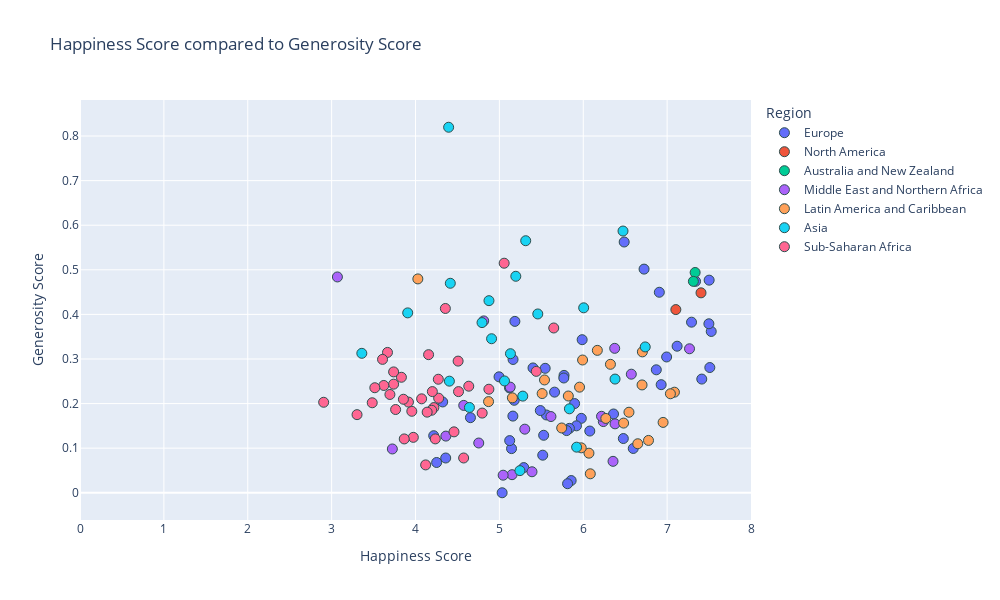

The cell this chart's notebook holds for it:
### Code cell
#happiness score vs generosity

#establish x and y values
x_values = csv_2016_restructured["Score"]
y_values = csv_2016_restructured["Generosity"]

#px.scatter
fig = px.scatter(csv_2016_restructured, x_values, y_values, color="Region", hover_name="Country",
                range_x=[0,8], title="Happiness Score compared to Generosity Score",
                width= 1000, height =600) # use trendline="ols" to see all lin reg equations

#set axes labels
fig.update_xaxes(title_text='Happiness Score')
fig.update_yaxes(title_text='Generosity Score')


#formatting
#marker size and colors
fig.update_traces(marker=dict(size=10,
                              line=dict(width=1, 
                                        color='DarkSlateGrey')))

#linear regression
#use linregress from dependencies to inplement linear regression
(slope, intercept, rvalue, pvalue, stderr) = linregress(x_values, y_values)
regress_values = x_values * slope + intercept

#print out all variables calculated above (rvalue, pvalue...)
print(f"slope:{round(slope, 2)}")
print(f"intercept:{round(intercept,2)}")
res = sts.linregress(x_values, y_values)
print(f"R-squared: {res.rvalue**2:.4f}")


#print out line eq for reference
line_eq = (f"y={round(slope, 2)}x + {round(intercept, 2)}")
print(line_eq)

fig.show()

### Figure 1 — Plotly figure (JSON) as saved in the notebook; plotly's stock layout.template omitted (floating-point values rounded to 4 significant figures)
{"data": [{"hovertemplate": "<b>%{hovertext}</b><br><br>Region=Europe<br>Score=%{x}<br>Generosity=%{y}<extra></extra>", "hovertext": ["Denmark", "Switzerland", "Iceland", "Norway", "Finland", "Netherlands", "Sweden", "Austria", "Germany", "Belgium", "Ireland", "Luxembourg", "United Kingdom", "Czech Republic", "Malta", "France", "Spain", "Slovakia", "Uzbekistan", "Italy", "Kazakhstan", "Moldova", "Russia", "Poland", "Lithuania", "Belarus", "North Cyprus", "Slovenia", "Turkmenistan", "Latvia", "Cyprus", "Romania", "Estonia", "Croatia", "Kosovo", "Azerbaijan", "Kyrgyzstan", "Serbia", "Bosnia and Herzegovina", "Montenegro", "Hungary", "Portugal", "Macedonia", "Greece", "Tajikistan", "Albania", "Armenia", "Ukraine", "Georgia", "Bulgaria"], "legendgroup": "Europe", "marker": {"color": "#636efa", "line": {"color": "DarkSlateGrey", "width": 1}, "size": 10, "symbol": "circle"}, "mode": "markers", "name": "Europe", "orientation": "v", "showlegend": true, "type": "scatter", "x": [7.526, 7.509, 7.501, 7.498, 7.413, 7.339, 7.291, 7.119, 6.994, 6.929, 6.907, 6.871, 6.725, 6.596, 6.488, 6.478, 6.361, 6.078, 5.987, 5.977, 5.919, 5.897, 5.856, 5.835, 5.813, 5.802, 5.771, 5.768, 5.658, 5.56, 5.546, 5.528, 5.517, 5.488, 5.401, 5.291, 5.185, 5.177, 5.163, 5.161, 5.145, 5.123, 5.121, 5.033, 4.996, 4.655, 4.36, 4.324, 4.252, 4.217], "xaxis": "x", "y": [0.3617, 0.2808, 0.4768, 0.379, 0.2549, 0.4742, 0.3825, 0.3286, 0.3045, 0.2424, 0.4496, 0.2757, 0.5016, 0.09929, 0.5624, 0.1216, 0.1767, 0.1384, 0.3433, 0.1668, 0.1501, 0.2, 0.02736, 0.1444, 0.02025, 0.1394, 0.2632, 0.2574, 0.2257, 0.1744, 0.2791, 0.1289, 0.08423, 0.1843, 0.2799, 0.0564, 0.3843, 0.2074, 0.2989, 0.1719, 0.099, 0.1169, 0.2351, 0, 0.26, 0.1684, 0.07793, 0.2036, 0.06786, 0.1279], "yaxis": "y"}, {"hovertemplate": "<b>%{hovertext}</b><br><br>Region=North America<br>Score=%{x}<br>Generosity=%{y}<extra></extra>", "hovertext": ["Canada", "United States"], "legendgroup": "North America", "marker": {"color": "#EF553B", "line": {"color": "DarkSlateGrey", "width": 1}, "size": 10, "symbol": "circle"}, "mode": "markers", "name": "North America", "orientation": "v", "showlegend": true, "type": "scatter", "x": [7.404, 7.104], "xaxis": "x", "y": [0.4483, 0.4108], "yaxis": "y"}, {"hovertemplate": "<b>%{hovertext}</b><br><br>Region=Australia and New Zealand<br>Score=%{x}<br>Generosity=%{y}<extra></extra>", "hovertext": ["New Zealand", "Australia"], "legendgroup": "Australia and New Zealand", "marker": {"color": "#00cc96", "line": {"color": "DarkSlateGrey", "width": 1}, "size": 10, "symbol": "circle"}, "mode": "markers", "name": "Australia and New Zealand", "orientation": "v", "showlegend": true, "type": "scatter", "x": [7.334, 7.313], "xaxis": "x", "y": [0.494, 0.4741], "yaxis": "y"}, {"hovertemplate": "<b>%{hovertext}</b><br><br>Region=Middle East and Northern Africa<br>Score=%{x}<br>Generosity=%{y}<extra></extra>", "hovertext": ["Israel", "United Arab Emirates", "Saudi Arabia", "Qatar", "Algeria", "Kuwait", "Bahrain", "Libya", "Turkey", "Jordan", "Morocco", "Lebanon", "Tunisia", "Iran", "Palestinian Territories", "Iraq", "Egypt", "Yemen", "Syria"], "legendgroup": "Middle East and Northern Africa", "marker": {"color": "#ab63fa", "line": {"color": "DarkSlateGrey", "width": 1}, "size": 10, "symbol": "circle"}, "mode": "markers", "name": "Middle East and Northern Africa", "orientation": "v", "showlegend": true, "type": "scatter", "x": [7.267, 6.573, 6.379, 6.375, 6.355, 6.239, 6.218, 5.615, 5.389, 5.303, 5.151, 5.129, 5.045, 4.813, 4.754, 4.575, 4.362, 3.724, 3.069], "xaxis": "x", "y": [0.3229, 0.2659, 0.1546, 0.3239, 0.07044, 0.1596, 0.1715, 0.1709, 0.04707, 0.1426, 0.04053, 0.2369, 0.03936, 0.3854, 0.1115, 0.1959, 0.1271, 0.09821, 0.484], "yaxis": "y"}, {"hovertemplate": "<b>%{hovertext}</b><br><br>Region=Latin America and Caribbean<br>Score=%{x}<br>Generosity=%{y}<extra></extra>", "hovertext": ["Costa Rica", "Puerto Rico", "Brazil", "Mexico", "Chile", "Panama", "Argentina", "Uruguay", "Colombia", "Guatemala", "Suriname", "Trinidad and Tobago", "Venezuela", "El Salvador", "Nicaragua", "Ecuador", "Belize", "Bolivia", "Peru", "Paraguay", "Jamaica", "Dominican Republic", "Honduras", "Haiti"], "legendgroup": "Latin America and Caribbean", "marker": {"color": "#FFA15A", "line": {"color": "DarkSlateGrey", "width": 1}, "size": 10, "symbol": "circle"}, "mode": "markers", "name": "Latin America and Caribbean", "orientation": "v", "showlegend": true, "type": "scatter", "x": [7.087, 7.039, 6.952, 6.778, 6.705, 6.701, 6.65, 6.545, 6.481, 6.324, 6.269, 6.168, 6.084, 6.068, 5.992, 5.976, 5.956, 5.822, 5.743, 5.538, 5.51, 5.155, 4.871, 4.028], "xaxis": "x", "y": [0.2255, 0.222, 0.1578, 0.1173, 0.316, 0.2418, 0.1099, 0.1806, 0.1563, 0.2881, 0.1666, 0.3194, 0.0425, 0.08877, 0.2977, 0.1007, 0.2368, 0.217, 0.1453, 0.253, 0.2225, 0.2129, 0.2044, 0.4796], "yaxis": "y"}, {"hovertemplate": "<b>%{hovertext}</b><br><br>Region=Asia<br>Score=%{x}<br>Generosity=%{y}<extra></extra>", "hovertext": ["Singapore", "Thailand", "Taiwan", "Malaysia", "Japan", "South Korea", "Hong Kong", "Indonesia", "Philippines", "China", "Bhutan", "Pakistan", "Vietnam", "Mongolia", "Laos", "Nepal", "Bangladesh", "Sri Lanka", "India", "Myanmar", "Cambodia", "Afghanistan"], "legendgroup": "Asia", "marker": {"color": "#19d3f3", "line": {"color": "DarkSlateGrey", "width": 1}, "size": 10, "symbol": "circle"}, "mode": "markers", "name": "Asia", "orientation": "v", "showlegend": true, "type": "scatter", "x": [6.739, 6.474, 6.379, 6.005, 5.921, 5.835, 5.458, 5.314, 5.279, 5.245, 5.196, 5.132, 5.061, 4.907, 4.876, 4.793, 4.643, 4.415, 4.404, 4.395, 3.907, 3.36], "xaxis": "x", "y": [0.3271, 0.587, 0.255, 0.4147, 0.1022, 0.1882, 0.401, 0.5652, 0.2167, 0.04959, 0.4855, 0.3119, 0.2507, 0.3454, 0.4308, 0.3816, 0.1913, 0.4698, 0.2503, 0.8197, 0.4034, 0.3127], "yaxis": "y"}, {"hovertemplate": "<b>%{hovertext}</b><br><br>Region=Sub-Saharan Africa<br>Score=%{x}<br>Generosity=%{y}<extra></extra>", "hovertext": ["Mauritius", "Somalia", "Somaliland Region", "Nigeria", "Zambia", "Sierra Leone", "Namibia", "Cameroon", "Ethiopia", "South Africa", "Kenya", "Ghana", "Congo (Kinshasa)", "Congo (Brazzaville)", "Senegal", "Mauritania", "Zimbabwe", "Malawi", "Sudan", "Gabon", "Mali", "Botswana", "Comoros", "Ivory Coast", "Angola", "Niger", "South Sudan", "Chad", "Burkina Faso", "Uganda", "Madagascar", "Tanzania", "Liberia", "Guinea", "Rwanda", "Benin", "Togo", "Burundi"], "legendgroup": "Sub-Saharan Africa", "marker": {"color": "#FF6692", "line": {"color": "DarkSlateGrey", "width": 1}, "size": 10, "symbol": "circle"}, "mode": "markers", "name": "Sub-Saharan Africa", "orientation": "v", "showlegend": true, "type": "scatter", "x": [5.648, 5.44, 5.057, 4.875, 4.795, 4.635, 4.574, 4.513, 4.508, 4.459, 4.356, 4.276, 4.272, 4.236, 4.219, 4.201, 4.193, 4.156, 4.139, 4.121, 4.073, 3.974, 3.956, 3.916, 3.866, 3.856, 3.832, 3.763, 3.739, 3.739, 3.695, 3.666, 3.622, 3.607, 3.515, 3.484, 3.303, 2.905], "xaxis": "x", "y": [0.3695, 0.2722, 0.5148, 0.2322, 0.1787, 0.239, 0.07795, 0.2268, 0.2952, 0.1366, 0.4133, 0.212, 0.2546, 0.1208, 0.191, 0.2269, 0.185, 0.3097, 0.1808, 0.06244, 0.2106, 0.1242, 0.1827, 0.2034, 0.1207, 0.2097, 0.259, 0.1867, 0.2435, 0.271, 0.2204, 0.3147, 0.2406, 0.2991, 0.2355, 0.2018, 0.1752, 0.2029], "yaxis": "y"}], "layout": {"height": 600, "legend": {"title": {"text": "Region"}, "tracegroupgap": 0}, "title": {"text": "Happiness Score compared to Generosity Score"}, "width": 1000, "xaxis": {"anchor": "y", "domain": [0, 1], "range": [0, 8], "title": {"text": "Happiness Score"}}, "yaxis": {"anchor": "x", "domain": [0, 1], "title": {"text": "Generosity Score"}}}}
